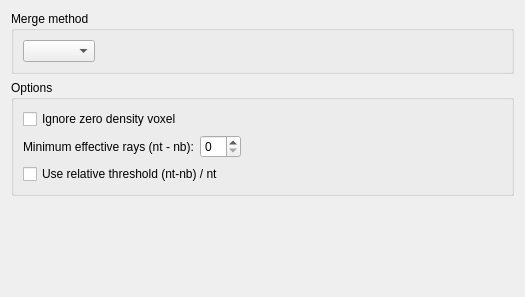
<?xml version="1.0" encoding="UTF-8"?>
<ui version="4.0">
 <class>MergeGridsConfiguration</class>
 <widget class="QWidget" name="MergeGridsConfiguration">
  <property name="geometry">
   <rect>
    <x>0</x>
    <y>0</y>
    <width>525</width>
    <height>297</height>
   </rect>
  </property>
  <property name="windowTitle">
   <string>Merge grid configuration</string>
  </property>
  <layout class="QVBoxLayout" name="verticalLayout_3">
   <item>
    <widget class="QGroupBox" name="groupBox_2">
     <property name="title">
      <string>Merge method</string>
     </property>
     <layout class="QVBoxLayout" name="verticalLayout_2">
      <item>
       <layout class="QHBoxLayout" name="horizontalLayout_2">
        <item>
         <widget class="QComboBox" name="comboBoxMergeMethod"/>
        </item>
        <item>
         <spacer name="horizontalSpacer_2">
          <property name="orientation">
           <enum>Qt::Horizontal</enum>
          </property>
          <property name="sizeHint" stdset="0">
           <size>
            <width>40</width>
            <height>20</height>
           </size>
          </property>
         </spacer>
        </item>
       </layout>
      </item>
     </layout>
    </widget>
   </item>
   <item>
    <widget class="QGroupBox" name="groupBox">
     <property name="title">
      <string>Options</string>
     </property>
     <layout class="QVBoxLayout" name="verticalLayout">
      <item>
       <widget class="QCheckBox" name="checkBoxIgnoreZero">
        <property name="text">
         <string>Ignore zero density voxel</string>
        </property>
       </widget>
      </item>
      <item>
       <layout class="QHBoxLayout" name="horizontalLayout">
        <item>
         <widget class="QLabel" name="label_2">
          <property name="text">
           <string>Minimum effective rays (nt - nb):</string>
          </property>
         </widget>
        </item>
        <item>
         <widget class="QSpinBox" name="spinBoxEffectiveRaysThreshold"/>
        </item>
        <item>
         <spacer name="horizontalSpacer">
          <property name="orientation">
           <enum>Qt::Horizontal</enum>
          </property>
          <property name="sizeHint" stdset="0">
           <size>
            <width>40</width>
            <height>20</height>
           </size>
          </property>
         </spacer>
        </item>
       </layout>
      </item>
      <item>
       <widget class="QCheckBox" name="checkIsRelativeThreshold">
        <property name="text">
         <string>Use relative threshold (nt-nb) / nt</string>
        </property>
       </widget>
      </item>
     </layout>
    </widget>
   </item>
   <item>
    <spacer name="verticalSpacer">
     <property name="orientation">
      <enum>Qt::Vertical</enum>
     </property>
     <property name="sizeHint" stdset="0">
      <size>
       <width>20</width>
       <height>92</height>
      </size>
     </property>
    </spacer>
   </item>
  </layout>
 </widget>
 <resources/>
 <connections/>
</ui>
